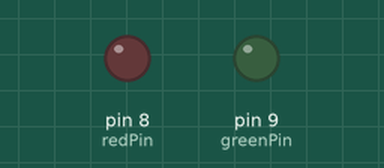
The sketch below on a simulated Arduino Uno, built with avr-gcc and run on an emulated ATmega328P. Shown: output pins drawn as LEDs (lit = HIGH).

Above: at 2.5 s.
At 5.03 s:
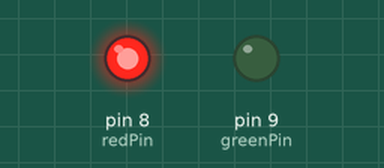
Timing chart, 0 to 13.1 s (numbered marks = the images above):
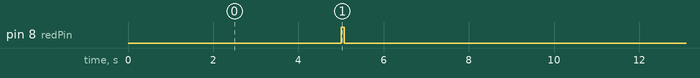

Measured:
- by itself, pin 8 (redPin): alternates HIGH for 0.08 s and LOW for 10.0 s

The sketch:

rgb_led_mk1.ino
```cpp
/*

 All the resources for this project:
 https://randomnerdtutorials.com/

*/

int redPin = 8;     // Red RGB pin -> D3
int greenPin = 9;   // Green RGB pin -> D5


void setup() {
  pinMode(redPin,OUTPUT);
  pinMode(greenPin, OUTPUT);
  Serial.begin(9600);
}

void loop() {
  delay(5000);
  digitalWrite(redPin, 255);
  delay(75);
  digitalWrite(redPin, 0);
  delay(5000);

    /*
    digitalWrite(redPin, 0);
    digitalWrite(greenPin, 0);
    delay(1000);
    digitalWrite(redPin, 255);
    delay(10);
    digitalWrite(greenPin, 255);
    delay(90);
    digitalWrite(redPin,0);
    delay(10);
    digitalWrite(greenPin,0);
    delay(100);
    */
}
```
